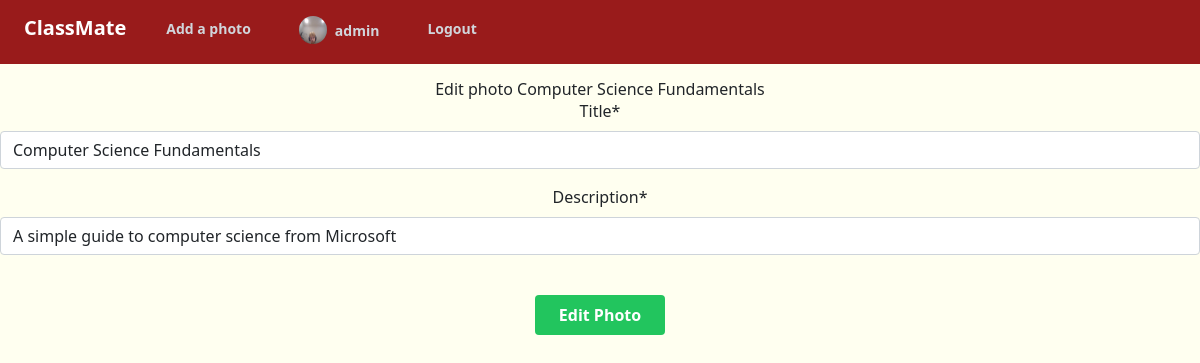
The page /photo/20/update/ (signed in) on the database its author committed.
### users/models.py (models this page shows, shortened)
class Profile(models.Model):
    user = models.OneToOneField(User, on_delete=models.CASCADE) # Delete profile when user is deleted
    image = models.ImageField(default='default.jpg', upload_to='profile_pics')
    bio = models.TextField(max_length=200, default='')

### photoapp/models.py (models this page shows)
class Photo(models.Model):
    title = models.CharField(max_length=45)
    description = models.CharField(max_length=250)
    created = models.DateTimeField(auto_now_add=True)
    image = models.FileField(upload_to='photos/')
    thumbnail = models.ImageField(upload_to='photos/', default=image)
    submitter = models.ForeignKey(get_user_model(), on_delete=models.CASCADE)
    tags = TaggableManager()
    def __str__(self):
        return self.title

### photoapp/views.py (the view)
# urls.py: path('photo/<int:pk>/update/', PhotoUpdateView.as_view(), name='update'),
class PhotoUpdateView(UserIsSubmitter, UpdateView):
    template_name = 'photoapp/update.html'
    model = Photo
    fields = ['title', 'description', 'tags']
    success_url = reverse_lazy('photo:list')

### photoapp/views.py (called while the page is built)
    def get_photo(self):
        return get_object_or_404(Photo, pk=self.kwargs.get('pk'))

    def test_func(self):
        if self.request.user.is_authenticated:
            return self.request.user == self.get_photo().submitter
        else:
            raise PermissionDenied('Sorry you are not allowed here')

### photoapp/templates/photoapp/update.html (shortened to what this page needs)
{% extends 'base.html' %}
{% load crispy_forms_tags %}
{% block body %}
<div class="mx-auto text-center">
  <h1 class="mt-3">Edit photo {{photo}}</h1>
</div>
<div class="form-group text-center">
  <form action="" method="post" enctype="multipart/form-data">
    {{ form|crispy }}
    <button type="submit" class="bg-green-500 hover:bg-green-700 text-white font-bold py-2 px-4 rounded mt-4">Edit Photo</button>
  </form>
</div>
{% endblock body %}

### templates/navbar.html (shortened to what this page needs)
<!doctype html>
<html>
<head>
  <script src="https://cdn.tailwindcss.com"></script>
</head>
</html>
<nav class="bg-red-800">
  <div class="mx-auto px-4 sm:px-6 lg:px-8 h-16 flex items-center">
    <div class="flex-shrink-0 flex items-center">
      <a href="{% url 'photo:list' %}" class="text-white text-xl font-bold mb-2">ClassMate</a>
    </div>
    <div class=" sm:block sm:ml-6 flex items-center">
      <ul class="flex space-x-4">
        {% if user.is_authenticated %}
        <li class="nav-item">
          <a href="{% url 'photo:create' %}" class="text-gray-300 hover:bg-gray-700 hover:text-white px-3 py-2 rounded-md text-sm font-bold">Add a photo</a>
        </li>
        <li class="nav-item">
          <a href="{% url 'user:profile' %}" class="text-gray-300 hover:bg-gray-700 hover:text-white px-3 py-2 rounded-md text-sm font-bold"><img class="w-7 h-7 rounded-full inline-block mr-2 mb-1" src="{{ user.profile.image.url }}"/>{{user.username}}</a>
        </li>
        <li class="nav-item">
          <a href="{% url 'user:logout' %}" class="text-gray-300 hover:bg-gray-700 hover:text-white px-3 py-2 rounded-md text-sm font-bold">Logout</a>
        </li>
        {% else %}
        <li class="nav-item">
          <a href="{% url 'user:login' %}" class="text-gray-300 hover:bg-gray-700 hover:text-white px-3 py-2 rounded-md text-sm font-bold inline-block mb-1">Sign In</a>
        </li>
        {% endif %}
      </ul>
    </div>
  </div>
</nav>

### rows shown on the page
Photo: title "Computer Science Fundamentals", description "A simple guide to computer science from Microsoft"

### other values the page prints
{{ user.username }} "admin"
